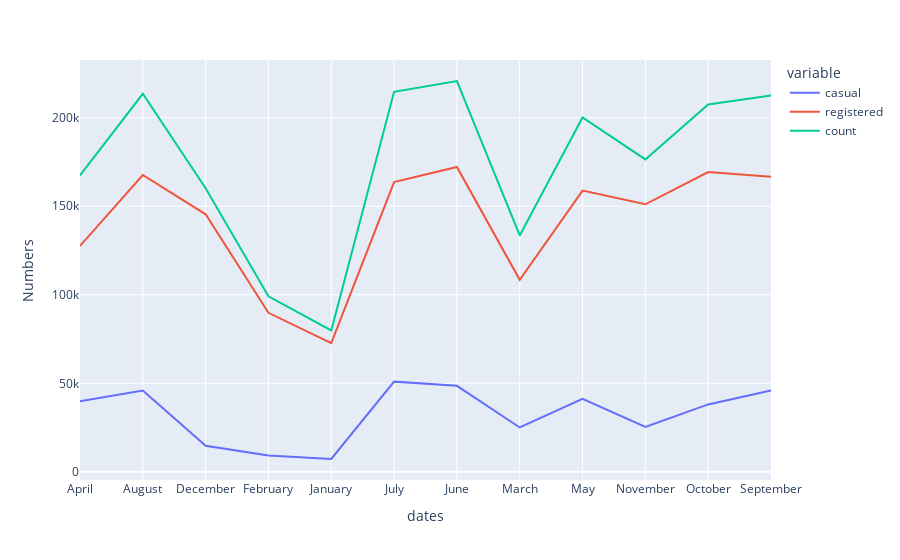

Notebook code cell kept with this figure:
### Code cell
fig = px.line(mon , x = 'dates' , y = ['casual','registered','count'] , labels = {'value' : 'Numbers'})
fig.show()

### Figure 1 — Plotly figure (JSON) as saved in the notebook; plotly's stock layout.template omitted (floating-point values rounded to 4 significant figures)
{"data": [{"hovertemplate": "variable=casual<br>dates=%{x}<br>Numbers=%{y}<extra></extra>", "legendgroup": "casual", "line": {"color": "#636efa", "dash": "solid"}, "mode": "lines", "name": "casual", "orientation": "v", "showlegend": true, "type": "scatter", "x": ["April", "August", "December", "February", "January", "July", "June", "March", "May", "November", "October", "September"], "xaxis": "x", "y": [39813, 45870, 14700, 9297, 7252, 50947, 48574, 25056, 41285, 25353, 38087, 45901], "yaxis": "y"}, {"hovertemplate": "variable=registered<br>dates=%{x}<br>Numbers=%{y}<extra></extra>", "legendgroup": "registered", "line": {"color": "#EF553B", "dash": "solid"}, "mode": "lines", "name": "registered", "orientation": "v", "showlegend": true, "type": "scatter", "x": ["April", "August", "December", "February", "January", "July", "June", "March", "May", "November", "October", "September"], "xaxis": "x", "y": [127589, 167646, 145460, 89816, 72632, 163670, 172159, 108445, 158862, 151087, 169347, 166628], "yaxis": "y"}, {"hovertemplate": "variable=count<br>dates=%{x}<br>Numbers=%{y}<extra></extra>", "legendgroup": "count", "line": {"color": "#00cc96", "dash": "solid"}, "mode": "lines", "name": "count", "orientation": "v", "showlegend": true, "type": "scatter", "x": ["April", "August", "December", "February", "January", "July", "June", "March", "May", "November", "October", "September"], "xaxis": "x", "y": [167402, 213516, 160160, 99113, 79884, 214617, 220733, 133501, 200147, 176440, 207434, 212529], "yaxis": "y"}], "layout": {"legend": {"title": {"text": "variable"}, "tracegroupgap": 0}, "margin": {"t": 60}, "xaxis": {"anchor": "y", "domain": [0, 1], "title": {"text": "dates"}}, "yaxis": {"anchor": "x", "domain": [0, 1], "title": {"text": "Numbers"}}}}
